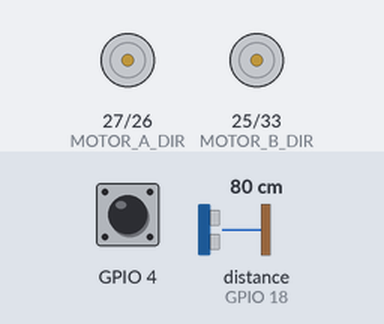
Bench run of a sketch on a simulated ESP32. On the bench: direction and speed pins drawn as motors (green arrow = direction pin HIGH = forward, orange = LOW = backward, longer = more drive). Wiring (inferred from the names in the program): ultrasonic range finder: trigger GPIO 5; echo GPIO 18. Inputs (shaded band) come from the test bench; at power-on: distance to the obstacle (sensor on GPIO 18) 80 cm, GPIO 4 HIGH. The echo pulse lasts 58.3 µs per cm; what the sketch prints to the serial monitor is not drawn.

Above: at 1.2 s.
1.3 s: distance to the obstacle (sensor on GPIO 18) set to 34 cm
2.8 s: distance to the obstacle (sensor on GPIO 18) set to 27 cm
At 3.1 s:
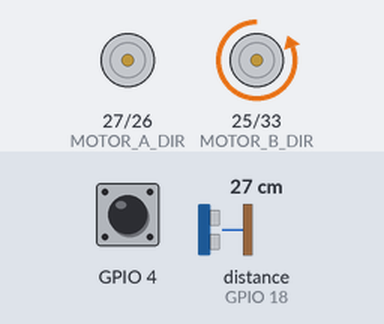
4.3 s: GPIO 4 pulled LOW for 0.15 s
At 4.8 s:
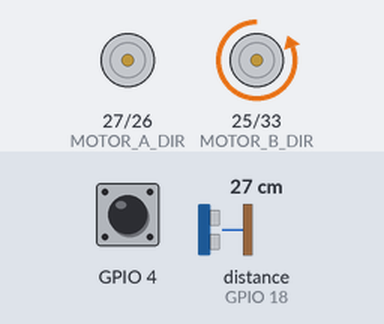
5.9 s: GPIO 4 pulled LOW for 3.2 s
At 6.5 s:
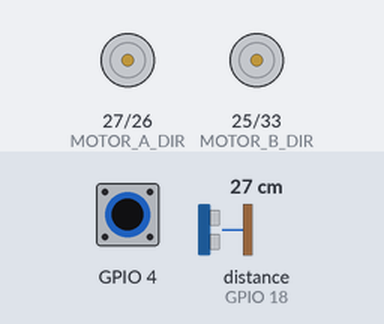
10.6 s: distance to the obstacle (sensor on GPIO 18) set to 35 cm
At 11.4 s:
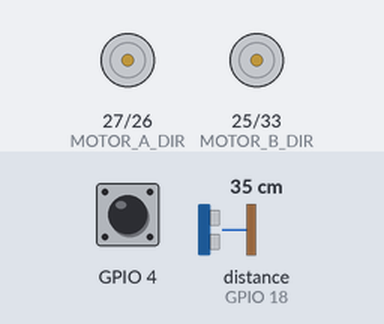
Timing chart, 0 to 13.1 s (numbered marks = the images above; inputs shaded):
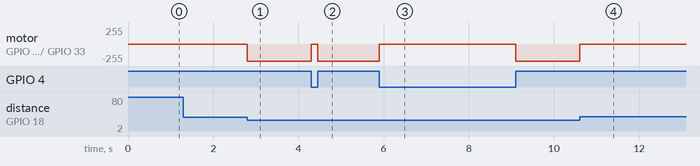

Measured:
- the behaviour switches between 31 and 30 cm on distance to the obstacle (sensor on GPIO 18) (found by bisection; images 0 and 1)
- after the input at 2.8 s, motor on GPIO 25 (MOTOR_B_DIR) / GPIO 33 (MOTOR_B_PWM): stopped → backward 255/255 at once
- after the input at 4.3 s, motor on GPIO 25 (MOTOR_B_DIR) / GPIO 33 (MOTOR_B_PWM): backward 255/255 → stopped at once, → backward 255/255 0.15 s later
- after the input at 5.9 s, motor on GPIO 25 (MOTOR_B_DIR) / GPIO 33 (MOTOR_B_PWM): backward 255/255 → stopped at once, → backward 255/255 3.2 s later
- after the input at 10.6 s, motor on GPIO 25 (MOTOR_B_DIR) / GPIO 33 (MOTOR_B_PWM): backward 255/255 → stopped at once

The sketch:

gendev.bot.esp32.driveEmg.ino
```cpp
#include <Arduino.h>

#define MOTOR_A_PWM 26 //A-1A
#define MOTOR_A_DIR 27 //A1-B
#define MOTOR_B_PWM 33 //B-1A
#define MOTOR_B_DIR 25 //B-1B
// next one depends a lot on battery power
#define PWM_SLOW 1023 //700  // slow speed PWM duty cycle

#define TRIGGER_PIN  5
#define ECHO_PIN     18
#define MAX_DISTANCE 100 // Maximum distance

int distance = 0;

void setup() {
  Serial.begin(115200);

  pinMode(TRIGGER_PIN, OUTPUT);
  pinMode(ECHO_PIN, INPUT);

  pinMode( MOTOR_B_DIR, OUTPUT );
  pinMode( MOTOR_B_PWM, OUTPUT );
  digitalWrite( MOTOR_B_DIR, LOW );
  digitalWrite( MOTOR_B_PWM, LOW );

  pinMode( MOTOR_A_DIR, OUTPUT );
  pinMode( MOTOR_A_PWM, OUTPUT );
  digitalWrite( MOTOR_A_DIR, LOW );
  digitalWrite( MOTOR_A_PWM, LOW );
}

void loop() {
  distance = getDistance();
  Serial.println(distance);

  int touch = touchRead(4);
  Serial.println(touch);
  if (touch > 30) {
    if (distance > 30) {
      going();
    } else {
      turning();
    }
  } else {
    stopping();
  }


}

int getDistance() {
  // pulse the USS
  digitalWrite(TRIGGER_PIN, LOW);
  delayMicroseconds(2);
  digitalWrite(TRIGGER_PIN, HIGH);
  delayMicroseconds(10);
  digitalWrite(TRIGGER_PIN, LOW);
  // abort after 6 milliseconds ~ 100cm
  long duration = pulseIn(ECHO_PIN, HIGH, 6000);
  Serial.printf("duration: %ld\n", duration);
  if (duration != 0) {
    // roughly cm
    return (duration / 58);
  } else {
    return MAX_DISTANCE;
  }
}

void going() {
  digitalWrite( MOTOR_A_DIR, HIGH ); // direction = forward
  analogWrite( MOTOR_A_PWM, 1023-PWM_SLOW ); // PWM speed = slow
  digitalWrite( MOTOR_B_DIR, HIGH ); // direction = forward
  analogWrite( MOTOR_B_PWM, 1023-PWM_SLOW ); // PWM speed = slow
}

void turning() {
  digitalWrite( MOTOR_A_DIR, HIGH ); // direction = forward
  analogWrite( MOTOR_A_PWM, 1023-PWM_SLOW ); // PWM speed = slow
  digitalWrite( MOTOR_B_DIR, LOW ); // direction = forward
  analogWrite( MOTOR_B_PWM, PWM_SLOW ); // PWM speed = slow
}

void stopping() {
  digitalWrite( MOTOR_A_DIR, LOW ); // direction = forward
  digitalWrite( MOTOR_A_PWM, LOW ); // PWM speed = slow
  digitalWrite( MOTOR_B_DIR, LOW ); // direction = forward
  digitalWrite( MOTOR_B_PWM, LOW ); // PWM speed = slow
}

void backing() {
  digitalWrite( MOTOR_A_DIR, LOW ); // direction = forward
  analogWrite( MOTOR_A_PWM, PWM_SLOW ); // PWM speed = slow
  digitalWrite( MOTOR_B_DIR, LOW ); // direction = forward
  analogWrite( MOTOR_B_PWM, PWM_SLOW ); // PWM speed = slow
}
```
